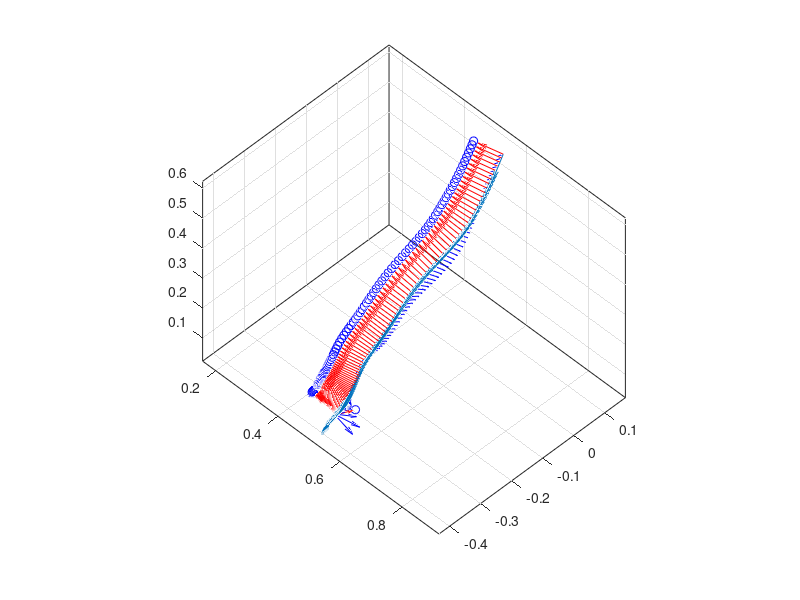

Recreate this plot in MATLAB.
clc,clear,close all
load test_transformation.mat;
stepc = 10;
figure;
hold on
quiver3(x(1:stepc:end),y(1:stepc:end),z(1:stepc:end),T(1,1:stepc:end),T(2,1:stepc:end),T(3,1:stepc:end)); %z
quiver3(x(1:stepc:end),y(1:stepc:end),z(1:stepc:end),N(1,1:stepc:end),N(2,1:stepc:end),N(3,1:stepc:end),'r'); %x
quiver3(x(1:stepc:end),y(1:stepc:end),z(1:stepc:end),B(1,1:stepc:end),B(2,1:stepc:end),B(3,1:stepc:end),'b'); %y
axis equal
box on;
grid on;
view([45, 47]);

index=1;
iter=1;
color=[1 0 0];
P = [0.075 0 0];


while index<=size(x,2)
    O = [x(index) y(index) z(index)];
    UVW = [N(:,index) B(:,index) T(:,index)];
    refNumber=iter;
    P2=O'+UVW*P.';  
    plot3(P2(1), P2(2), P2(3),'bo'); 
    index = index+stepc;
end







